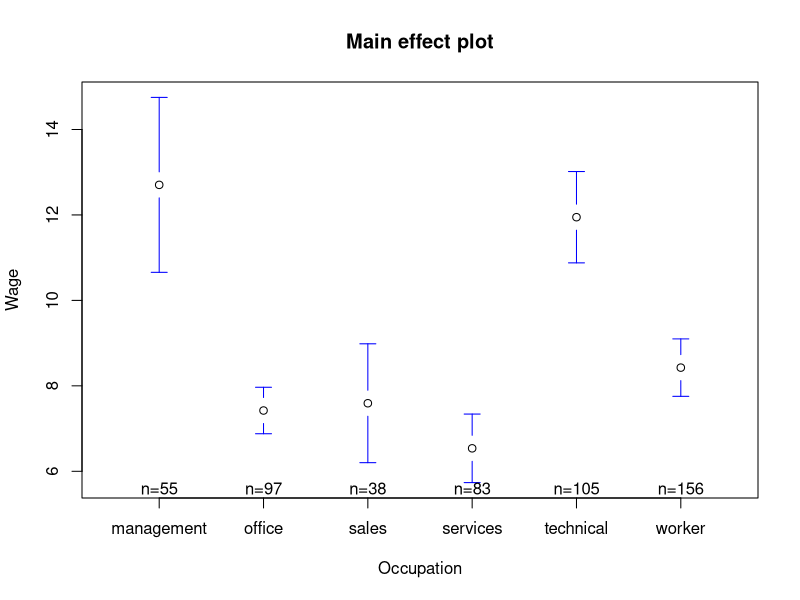
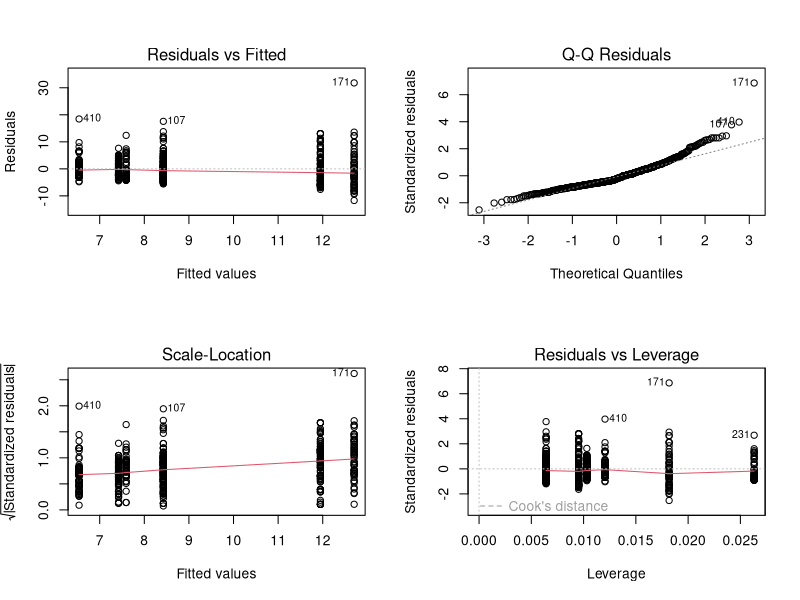
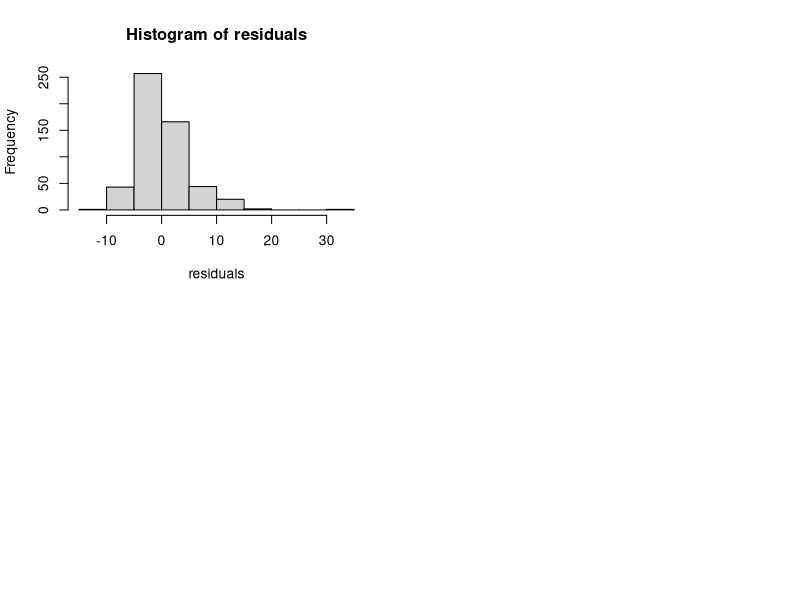

Here is the R script that generated these plots, in order:
## ---- chunk 1
Wage=read.csv('Wage.csv');
library(gplots)
library(dplyr)
library(ggplot2)
library(car)
library(stats)
attach(Wage)
## ---- chunk 2
Wage <- Wage %>% select(c("wage","occupation"))

Wage$occupation <- as.factor(Wage$occupation)
Wage %>% head()

levels_occupation <- levels(Wage$occupation)
levels_occupation
## ---- chunk 3
plotmeans(wage ~ occupation, xlab = "Occupation", ylab = "Wage", data = Wage, main =  "Main effect plot", connect = FALSE)
## ---- chunk 4
anova_model <- aov(wage ~ as.factor(occupation), data = Wage)
summary(anova_model)
## ---- chunk 5
par(mfrow = c(2,2))
plot(anova_model)
## ---- chunk 6
residuals = anova_model$residuals

hist(residuals)
stem(residuals)
## ---- chunk 7
leveneTest(wage ~ as.factor(occupation), data = Wage)

## ---- chunk 8
shapiro.test(residuals)
## ---- chunk 9
TukeyHSD(x = anova_model, conf.level = 0.95)

## ---- chunk 10
sessionInfo()
